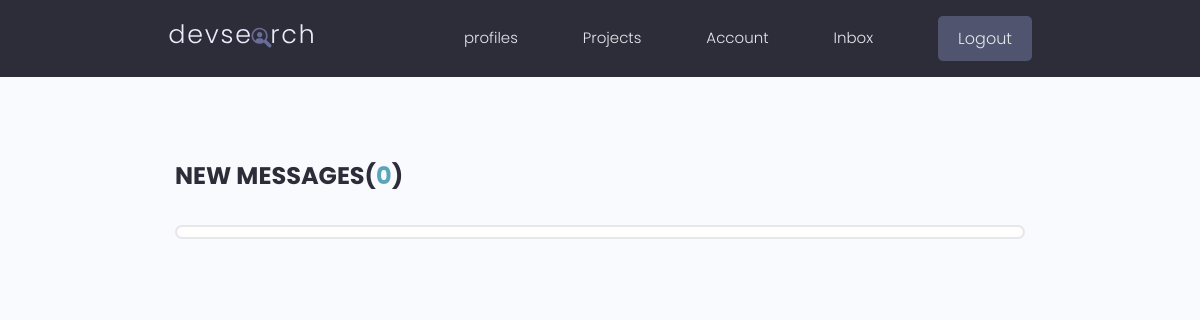
The page /inbox/ (signed in) on the database as committed earlier.
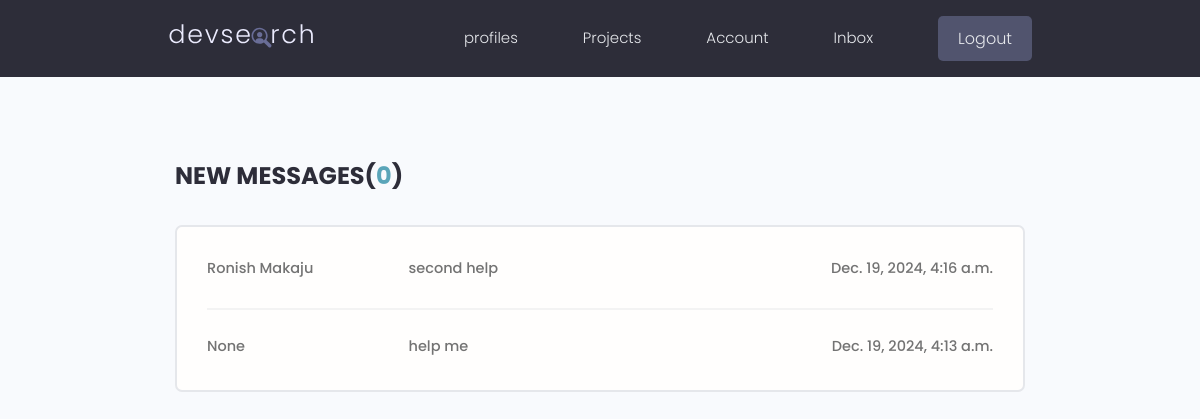
The same page on the database as committed later.
### users/models.py (models this page shows, shortened)
class Message(models.Model):
    sender = models.ForeignKey(
        Profile, on_delete=models.SET_NULL, null=True, blank=True
    )
    recipient = models.ForeignKey(
        Profile,
        on_delete=models.SET_NULL,
        null=True,
        blank=True,
        related_name="messages",
    )
    name = models.CharField(max_length=200, null=True, blank=True)
    email = models.EmailField(max_length=200, null=True, blank=True)
    subject = models.CharField(max_length=200, null=True, blank=True)
    is_read = models.BooleanField(default=False, null=True)
    body = models.TextField()
    id = models.UUIDField(
        default=uuid.uuid4, unique=True, primary_key=True, editable=False
    )
    created = models.DateTimeField(auto_now_add=True)
    class Meta:
        ordering = ["is_read", "-created"]

### users/views.py (the view)
# urls.py: path("inbox/", views.inbox, name="inbox"),
@login_required(login_url="login")
def inbox(request):
    profile = request.user.profile
    messageRequests = profile.messages.all()  # messages is from related name
    unreadCount = messageRequests.filter(is_read=False).count()
    context = {"messageRequests": messageRequests, "unreadCount": unreadCount}
    return render(request, "users/inbox.html", context)

### users/templates/users/inbox.html
{%extends 'main.html'%}
{%block content%}
<main class="inbox my-xl">
  <div class="content-box">
    <h3 class="inbox__title">New Messages(<span>{{unreadCount}}</span>)</h3>
    <ul class="messages">
      {% for message in messageRequests%}
      {% if not message.is_read%}
      <li class="message message--unread">
        {%elif message.is_read%}
      <li class="message">
        {%endif%}
        <a href="{% url 'message' message.id%}">
          <span class="message__author">{{message.name}}</span>
          <span class="message__subject">{{message.subject}}</span>
          <span class="message__date">{{message.created}}</span>
        </a>
      </li>
      {%endfor%}
    </ul>
  </div>
</main>
{%endblock content%}

Rows that differ between the two databases and show on the page:
added Message: name "Ronish Makaju", subject "second help", created "Dec. 19, 2024, 4:16 a.m."
added Message: name "None", subject "help me", created "Dec. 19, 2024, 4:13 a.m."
